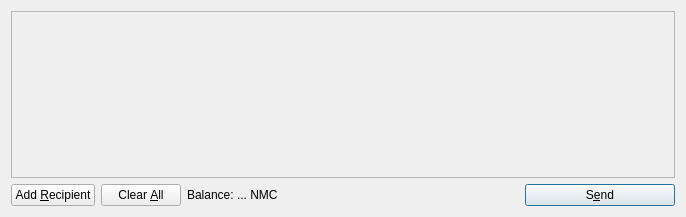
<?xml version="1.0" encoding="UTF-8"?>
<ui version="4.0">
 <class>SendCoinsDialog</class>
 <widget class="QDialog" name="SendCoinsDialog">
  <property name="geometry">
   <rect>
    <x>0</x>
    <y>0</y>
    <width>686</width>
    <height>217</height>
   </rect>
  </property>
  <property name="windowTitle">
   <string>Send Coins</string>
  </property>
  <layout class="QVBoxLayout" name="verticalLayout">
   <item>
    <widget class="QScrollArea" name="scrollArea">
     <property name="widgetResizable">
      <bool>true</bool>
     </property>
     <widget class="QWidget" name="scrollAreaWidgetContents">
      <property name="geometry">
       <rect>
        <x>0</x>
        <y>0</y>
        <width>666</width>
        <height>165</height>
       </rect>
      </property>
      <layout class="QVBoxLayout" name="verticalLayout_2">
       <property name="margin">
        <number>0</number>
       </property>
       <item>
        <layout class="QVBoxLayout" name="entries">
         <property name="spacing">
          <number>6</number>
         </property>
        </layout>
       </item>
       <item>
        <spacer name="verticalSpacer">
         <property name="orientation">
          <enum>Qt::Vertical</enum>
         </property>
         <property name="sizeHint" stdset="0">
          <size>
           <width>20</width>
           <height>40</height>
          </size>
         </property>
        </spacer>
       </item>
      </layout>
     </widget>
    </widget>
   </item>
   <item>
    <layout class="QHBoxLayout" name="horizontalLayout">
     <item>
      <widget class="QPushButton" name="addButton">
       <property name="toolTip">
        <string>Send to multiple recipients at once</string>
       </property>
       <property name="text">
        <string>Add &amp;Recipient</string>
       </property>
       <property name="icon">
        <iconset resource="../bitcoin.qrc">
         <normaloff>:/icons/add</normaloff>:/icons/add</iconset>
       </property>
       <property name="autoDefault">
        <bool>false</bool>
       </property>
      </widget>
     </item>
     <item>
      <widget class="QPushButton" name="clearButton">
       <property name="sizePolicy">
        <sizepolicy hsizetype="Minimum" vsizetype="Fixed">
         <horstretch>0</horstretch>
         <verstretch>0</verstretch>
        </sizepolicy>
       </property>
       <property name="toolTip">
        <string>Remove all transaction fields</string>
       </property>
       <property name="text">
        <string>Clear &amp;All</string>
       </property>
       <property name="icon">
        <iconset resource="../bitcoin.qrc">
         <normaloff>:/icons/remove</normaloff>:/icons/remove</iconset>
       </property>
       <property name="autoRepeatDelay">
        <number>300</number>
       </property>
       <property name="autoDefault">
        <bool>false</bool>
       </property>
      </widget>
     </item>
     <item>
      <layout class="QHBoxLayout" name="horizontalLayout_2">
       <property name="spacing">
        <number>3</number>
       </property>
       <item>
        <widget class="QLabel" name="label">
         <property name="text">
          <string>Balance:</string>
         </property>
        </widget>
       </item>
       <item>
        <widget class="QLabel" name="labelBalance">
         <property name="cursor">
          <cursorShape>IBeamCursor</cursorShape>
         </property>
         <property name="text">
          <string>... NMC</string>
         </property>
         <property name="textInteractionFlags">
          <set>Qt::LinksAccessibleByMouse|Qt::TextSelectableByKeyboard|Qt::TextSelectableByMouse</set>
         </property>
        </widget>
       </item>
      </layout>
     </item>
     <item>
      <spacer name="horizontalSpacer">
       <property name="orientation">
        <enum>Qt::Horizontal</enum>
       </property>
       <property name="sizeHint" stdset="0">
        <size>
         <width>40</width>
         <height>20</height>
        </size>
       </property>
      </spacer>
     </item>
     <item>
      <widget class="QPushButton" name="sendButton">
       <property name="minimumSize">
        <size>
         <width>150</width>
         <height>0</height>
        </size>
       </property>
       <property name="toolTip">
        <string>Confirm the send action</string>
       </property>
       <property name="text">
        <string>S&amp;end</string>
       </property>
       <property name="icon">
        <iconset resource="../bitcoin.qrc">
         <normaloff>:/icons/send</normaloff>:/icons/send</iconset>
       </property>
       <property name="default">
        <bool>true</bool>
       </property>
      </widget>
     </item>
    </layout>
   </item>
  </layout>
 </widget>
 <resources>
  <include location="../bitcoin.qrc"/>
 </resources>
 <connections/>
</ui>
